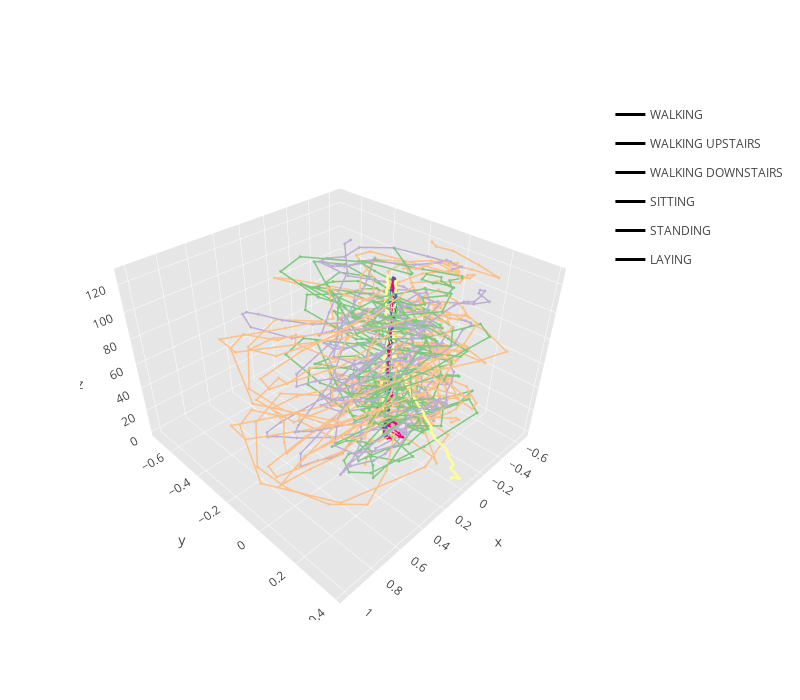

Source (notebook cell):
### Markdown cell above
### plot two axes

### Code cell
sample_to_plot = 3
cmap = CMAP


X1 = Data_Dic["train"][("body_acc", "x")]
X2 = Data_Dic["train"][("body_acc", "y")]

data=[]
for act,Xgb1 in X1.groupby("Activity"):
    Xgb1_first_values = Xgb1.iloc[Xgb1.index[:sample_to_plot]].values[:,:-1]
    Xgb2_first_values = X2.iloc[Xgb1.index[:sample_to_plot]].values[:,:-1]
    x1 = Xgb1_first_values[0]
    x2 = Xgb2_first_values[0]
    colors = [cmap(act-1)] * 128
    z = list(range(128))
    data.append(go.Scatter3d(
    x=x1, y=x2, z=z, name = label_dic[act], legendgroup = label_dic[act],
    marker=dict(
        size=1,
        color=colors),
    line=dict(
        color=colors,
        width=3
    )))
    for i in range(sample_to_plot-1):
        x1 = Xgb1_first_values[i+1]
        x2 = Xgb2_first_values[i+1]
        data.append(go.Scatter3d(
                x=x1, y=x2, z=z, legendgroup = label_dic[act], showlegend = False,
                marker=dict(
                    size=1,
                    color=colors),
                line=dict(
                    color=colors,
                    width=3
                )))
            
layout = dict(
    width=800,
    height=700,
    autosize=False,
    scene=dict(
        xaxis=dict(
            gridcolor='rgb(255, 255, 255)',
            zerolinecolor='rgb(255, 255, 255)',
            showbackground=True,
            backgroundcolor='rgb(230, 230,230)'
        ),
        yaxis=dict(
            gridcolor='rgb(255, 255, 255)',
            zerolinecolor='rgb(255, 255, 255)',
            showbackground=True,
            backgroundcolor='rgb(230, 230,230)'
        ),
        zaxis=dict(
            gridcolor='rgb(255, 255, 255)',
            zerolinecolor='rgb(255, 255, 255)',
            showbackground=True,
            backgroundcolor='rgb(230, 230,230)'
        ),
        
        aspectratio = dict( x=1, y=1, z=0.7 ),
        aspectmode = 'manual'
    ),
)
            
            
            
fig = dict(data=data, layout = layout)

pof.iplot(fig)
